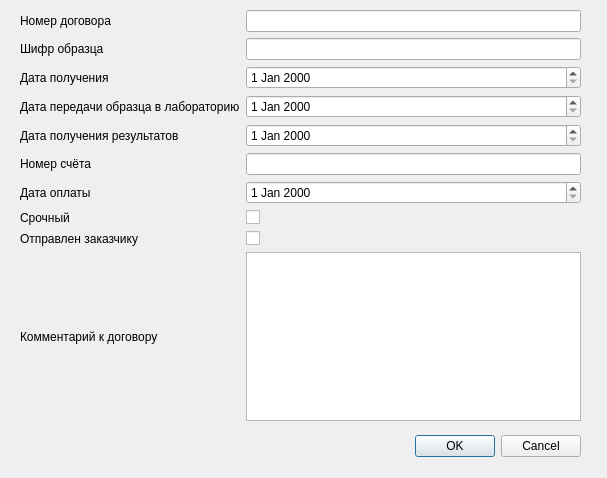
<?xml version="1.0" encoding="UTF-8"?>
<ui version="4.0">
 <class>addDialog</class>
 <widget class="QDialog" name="addDialog">
  <property name="geometry">
   <rect>
    <x>0</x>
    <y>0</y>
    <width>607</width>
    <height>478</height>
   </rect>
  </property>
  <property name="minimumSize">
   <size>
    <width>607</width>
    <height>478</height>
   </size>
  </property>
  <property name="maximumSize">
   <size>
    <width>607</width>
    <height>478</height>
   </size>
  </property>
  <property name="windowTitle">
   <string>Dialog</string>
  </property>
  <widget class="QDialogButtonBox" name="buttonBox">
   <property name="geometry">
    <rect>
     <x>240</x>
     <y>430</y>
     <width>341</width>
     <height>32</height>
    </rect>
   </property>
   <property name="orientation">
    <enum>Qt::Horizontal</enum>
   </property>
   <property name="standardButtons">
    <set>QDialogButtonBox::Cancel|QDialogButtonBox::Ok</set>
   </property>
  </widget>
  <widget class="QWidget" name="gridLayoutWidget">
   <property name="geometry">
    <rect>
     <x>20</x>
     <y>10</y>
     <width>561</width>
     <height>411</height>
    </rect>
   </property>
   <layout class="QGridLayout" name="gridLayout">
    <item row="3" column="0">
     <widget class="QLabel" name="label_DateOfReceipt">
      <property name="text">
       <string>Дата получения</string>
      </property>
     </widget>
    </item>
    <item row="7" column="1">
     <widget class="QDateEdit" name="dateEdit_DateReceiptResults"/>
    </item>
    <item row="13" column="1">
     <widget class="QTextEdit" name="textEdit_Comment"/>
    </item>
    <item row="11" column="0">
     <widget class="QLabel" name="label_Urgent">
      <property name="text">
       <string>Срочный</string>
      </property>
     </widget>
    </item>
    <item row="10" column="1">
     <widget class="QDateEdit" name="dateEdit_DatePay"/>
    </item>
    <item row="8" column="1">
     <widget class="QLineEdit" name="lineEdit_AccountNumber"/>
    </item>
    <item row="12" column="0">
     <widget class="QLabel" name="label_SentToCustomer">
      <property name="text">
       <string>Отправлен заказчику</string>
      </property>
     </widget>
    </item>
    <item row="4" column="1">
     <widget class="QDateEdit" name="dateEdit_DateTransferLaboratory"/>
    </item>
    <item row="2" column="1">
     <widget class="QLineEdit" name="lineEdit_Code"/>
    </item>
    <item row="12" column="1">
     <widget class="QCheckBox" name="checkBox_SentToCustomer">
      <property name="text">
       <string/>
      </property>
     </widget>
    </item>
    <item row="7" column="0">
     <widget class="QLabel" name="label_DateReceiptResults">
      <property name="text">
       <string>Дата получения результатов</string>
      </property>
     </widget>
    </item>
    <item row="10" column="0">
     <widget class="QLabel" name="label_DatePay">
      <property name="text">
       <string>Дата оплаты</string>
      </property>
     </widget>
    </item>
    <item row="8" column="0">
     <widget class="QLabel" name="label_AccountNumber">
      <property name="text">
       <string>Номер счёта</string>
      </property>
     </widget>
    </item>
    <item row="13" column="0">
     <widget class="QLabel" name="label_Comment">
      <property name="text">
       <string>Комментарий к договору</string>
      </property>
     </widget>
    </item>
    <item row="2" column="0">
     <widget class="QLabel" name="label_Code">
      <property name="text">
       <string>Шифр образца</string>
      </property>
     </widget>
    </item>
    <item row="11" column="1">
     <widget class="QCheckBox" name="checkBox_Urgent">
      <property name="text">
       <string/>
      </property>
     </widget>
    </item>
    <item row="4" column="0">
     <widget class="QLabel" name="label_DateTransferLaboratory">
      <property name="text">
       <string>Дата передачи образца в лабораторию</string>
      </property>
     </widget>
    </item>
    <item row="3" column="1">
     <widget class="QDateEdit" name="dateEdit_DateOfReceipt"/>
    </item>
    <item row="1" column="0">
     <widget class="QLabel" name="label_ContractNumber">
      <property name="text">
       <string>Номер договора</string>
      </property>
     </widget>
    </item>
    <item row="1" column="1">
     <widget class="QLineEdit" name="lineEdit_ContractNumber"/>
    </item>
   </layout>
  </widget>
 </widget>
 <resources/>
 <connections>
  <connection>
   <sender>buttonBox</sender>
   <signal>accepted()</signal>
   <receiver>addDialog</receiver>
   <slot>accept()</slot>
   <hints>
    <hint type="sourcelabel">
     <x>248</x>
     <y>254</y>
    </hint>
    <hint type="destinationlabel">
     <x>157</x>
     <y>274</y>
    </hint>
   </hints>
  </connection>
  <connection>
   <sender>buttonBox</sender>
   <signal>rejected()</signal>
   <receiver>addDialog</receiver>
   <slot>reject()</slot>
   <hints>
    <hint type="sourcelabel">
     <x>316</x>
     <y>260</y>
    </hint>
    <hint type="destinationlabel">
     <x>286</x>
     <y>274</y>
    </hint>
   </hints>
  </connection>
 </connections>
</ui>
